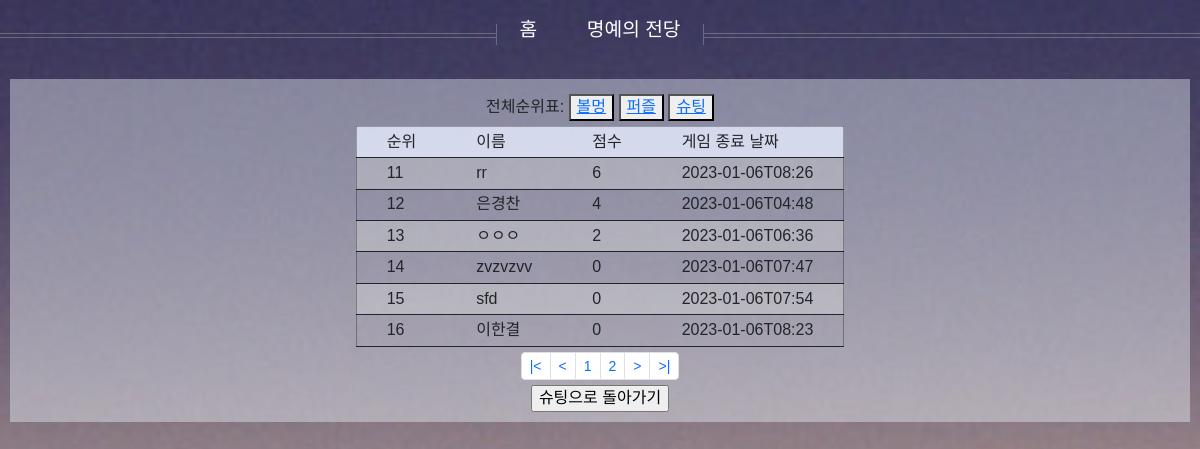
Before: /shootingApp/rank/?page=2 with the older database file.
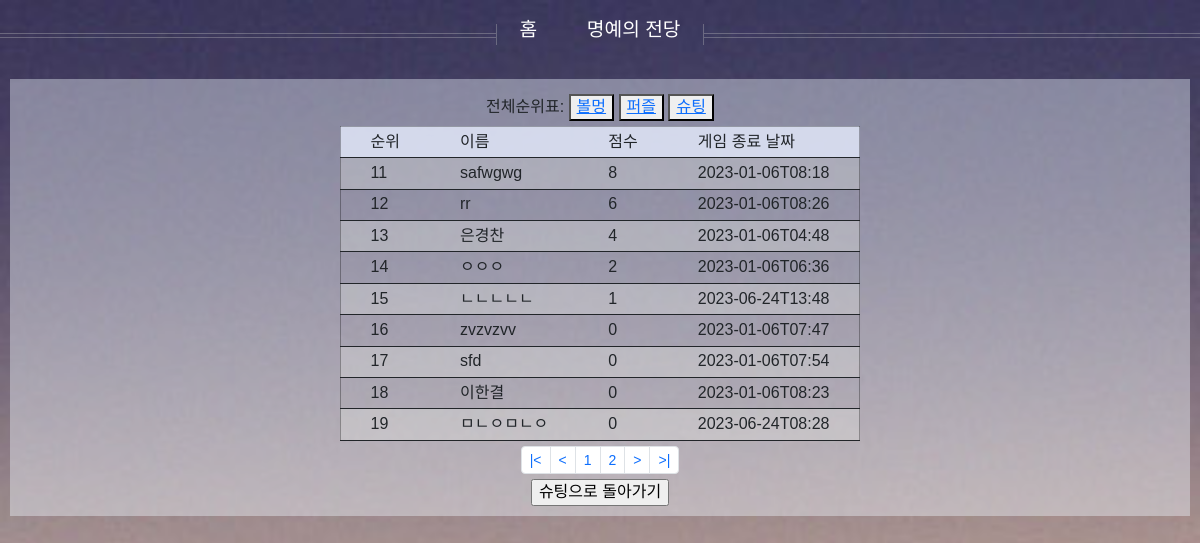
After: the same page with the newer database file.
### shootingApp/models.py (models this page shows)
class Space_shooting(models.Model):
    name = models.CharField(max_length=10,null=True)
    score = models.IntegerField()
    time_info = models.CharField(max_length=100,null=True)
    class Meta:
        managed = False

### shootingApp/views.py (the view)
# urls.py: path("rank/", ballmungViews.rank, name="rank"),
def rank(request):
    spaceShooting = Space_shooting.objects.all()
    spaceShooting = spaceShooting.order_by("-score", "time_info") #-score 역순
    page_info = {
        "startPage" : 1,
        "endPage" : 10,
        "underPageCount" : 10, #하단 페이지의 보여질 개수
        "currentPage" : 1,
        "totalPage" : 0,
        "countPerPage" : 10, #페이지당 보여질 데이터수
    }
    page_info["currentPage"] = request.GET.get('page')
    if not page_info["currentPage"]: #현재페이지를 가져오지 못하면 1페이지를 보여줌
        page_info["currentPage"] = 1
    else:
        page_info["currentPage"] = int(page_info["currentPage"]) #숫자로 형변환
        if page_info["currentPage"] <= 0:
            page_info["currentPage"] = 1
    page_info["totalPage"] = (spaceShooting.count() // page_info["countPerPage"]) + 1
    if (spaceShooting.count() % page_info["countPerPage"]) == 0: #한페이지에 보여질 수에 딱 맞아 떨어지면 1을 빼줘야됨
        page_info["totalPage"] -= 1
    page_info["startPage"] = (page_info["currentPage"] // page_info["underPageCount"]) * page_info["underPageCount"] + 1
    page_info["endPage"] = page_info["startPage"] + page_info["underPageCount"] - 1
    if page_info["endPage"] > page_info["totalPage"]: #끝 페이지가 전체페이지수를 넘어가면
        page_info["endPage"] = page_info["totalPage"]
    pageRange = range(page_info["startPage"], page_info["endPage"]+1)
    paginator = Paginator(spaceShooting, page_info["countPerPage"])  # 한페이지당 보여질 개수(데이터, 개수)
    rankinfo_s = paginator.get_page(page_info["currentPage"]) # 몇 페이지를 보여줄지 저장(1페이지의 10개의 데이터가 저장)
    return render(request, "shootingApp/show.html", {"rankdata":rankinfo_s, "page_info":page_info, "pageRange":pageRange})

### ballmungApp/templatetags/rank_filter.py (called while the page is built)
@register.filter
def rank_filter(value, arg):
    rank = value + (arg - 1) * 10
    return rank

### shootingApp/templates/shootingApp/show.html (shortened to what this page needs)
<html>
    <head>
        <link href="https://cdn.jsdelivr.net/npm/bootstrap@5.2.3/dist/css/bootstrap.min.css" rel="stylesheet">
        <link rel="stylesheet" href="/static/ballmungApp/css/ballmung.css">
        <link rel="stylesheet" href="/static/ballmungApp/css/mainApp_rank.css">
    </head>
    <body>
        {% include "nav.html" %}
        <div class="wrapper">
            {% include "header.html" %}
            <table>
                <thead>
                    <tr>
                        <th>순위</th>
                        <th>이름</th>
                        <th>점수</th>
                        <th>게임 종료 날짜</th>
                    </tr>
                </thead>
                {% load rank_filter %}
                <tbody>
                    {% for pu in rankdata %}
                    <tr>
                        <td>{{forloop.counter | rank_filter:page_info.currentPage}}</td>
                        <td>{{pu.name}}</td>
                        <td>{{pu.score}}</td>
                        <td>{{pu.time_info}}</td>
                    </tr>
                    {% endfor %}
                </tbody>
            </table>
            <div class="underPageBar">
                <ul class="pagination pagination-sm">
                    <li class="page-item"><a class="page-link" href="{% url "shootingApp:rank" %}?page={{ 1 }}">|&lt</a></li>
                        <li class="page-item"><a class="page-link" href="{% url "shootingApp:rank" %}?page={{ page_info.currentPage | add:-1 }}">&lt</a></li>
                        {% for pr in pageRange%}
                        <li class="page-item"><a class="page-link" href="{% url "shootingApp:rank" %}?page={{ pr }}">{{ pr }}</a></li>
                        {% endfor %}
                    <li class="page-item"><a class="page-link" href="{% url "shootingApp:rank" %}?page={{ page_info.currentPage | add:1 }}">&gt</a></li>
                        <li class="page-item"><a class="page-link" href="{% url "shootingApp:rank" %}?page={{ page_info.totalPage }}">&gt|</a></li>
                </ul>
            </div>
            <input type="button" class="shootingreturn" value="슈팅으로 돌아가기" onclick="location.href='../'" >
        </div>
    </body>
</html>

Changed rows visible on the page:
now on this page (row unchanged): Space_shooting: name "safwgwg", score "8", time_info "2023-01-06T08:18"
added Space_shooting: name "ㄴㄴㄴㄴㄴ", score "1", time_info "2023-06-24T13:48"
added Space_shooting: name "ㅁㄴㅇㅁㄴㅇ", score "0", time_info "2023-06-24T08:28"
